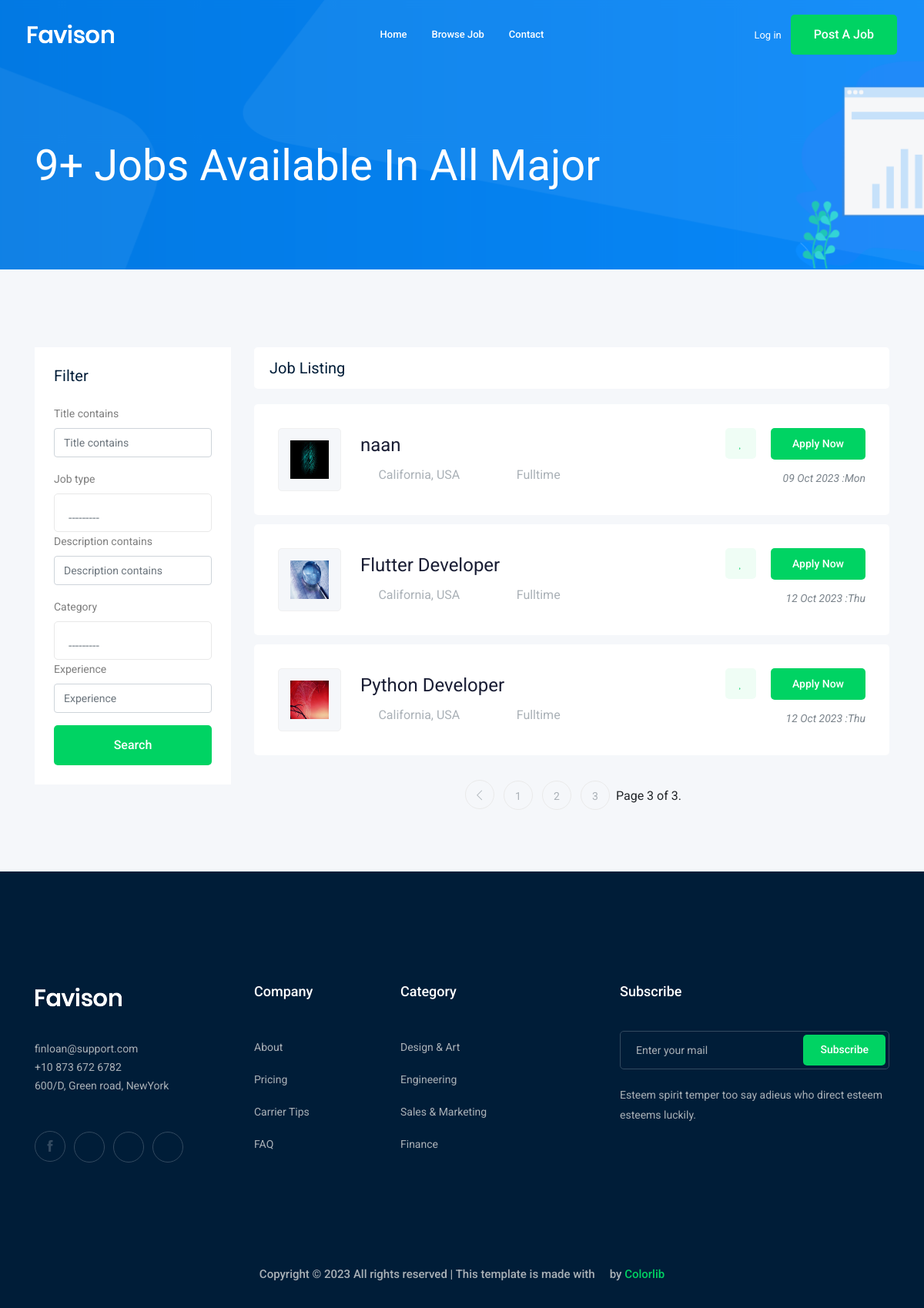
/jobs/?page=3, run on an earlier commit of the app's database.
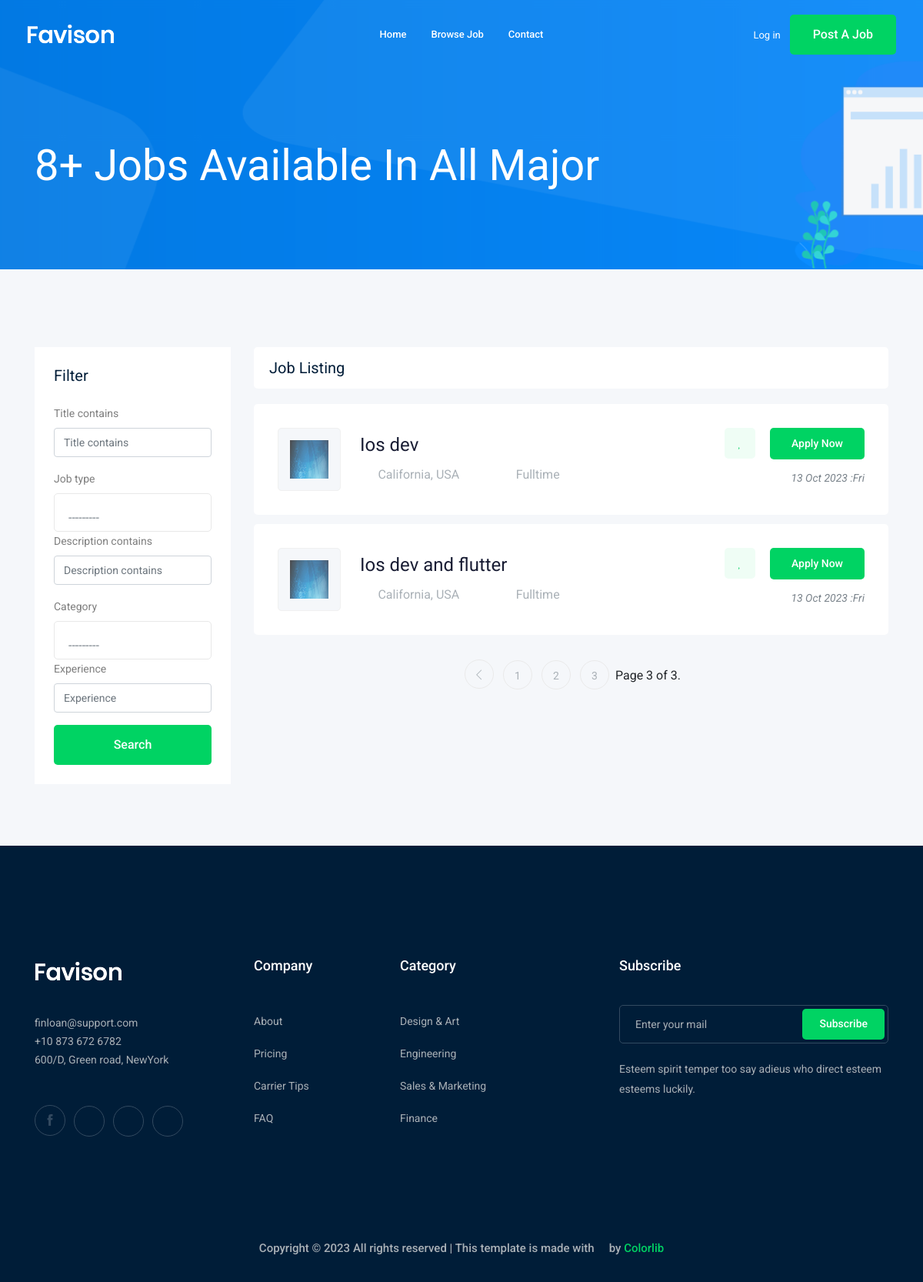
And on a later commit of the database.
### job/models.py (models this page shows, shortened)
class Job(models.Model):
    job_choices = [('Fulltime','Fulltime'),
                    ('Parttime','Parttime'),
    ]
    owner = models.ForeignKey(User,related_name="job_owner",on_delete=models.CASCADE)
    title = models.CharField(max_length=100)
    job_type = models.CharField(max_length=50,choices=job_choices,default='')
    description = models.TextField(max_length=3000,null=True,blank=True)
    published_at = models.DateTimeField(auto_now=True)
    vacancy = models.IntegerField(default=1)
    salary = models.IntegerField(default=0)
    category = models.ForeignKey('Category',on_delete=models.CASCADE)
    experience = models.IntegerField(default=1)
    image = models.ImageField(upload_to='jobs/')
    slug = models.SlugField(null=True,blank=True)

### job/views.py (the view)
# urls.py: path('', views.job_list,name='job_list' ),
def job_list(request):
    job_list =Job.objects.all()
    jobs_count = job_list.count()
    myfilter = JobFilter(request.GET, queryset=job_list)
    job_list = myfilter.qs
    paginator = Paginator(job_list, 3)
    page_number = request.GET.get('page')
    page_obj = paginator.get_page(page_number)
    context = {'jobs_count':jobs_count,'jobs':page_obj,'myfilter':myfilter}
    return render(request, 'job/job_list.html',context)

### job/models.py (called while the page is built)
    def __str__(self):
        return str(self.name)

### job/templates/job/job_list.html (shortened to what the changed rows need)
{%extends 'base.html' %}
{% load bootstrap4%}
{% block body%}
<div class="bradcam_area bradcam_bg_1">
    <div class="container">
        <div class="row">
            <div class="col-xl-12">
                <div class="bradcam_text">
                    <h3>{{jobs_count}}+ Jobs Available In all major </h3>
                </div>
            </div>
        </div>
    </div>
</div>
<div class="job_listing_area plus_padding">
    <div class="container">
        <div class="row">
            <div class="col-lg-9">
                <div class="job_lists m-0">
                    <div class="row">
                        {%for job in jobs%}
                        <div class="col-lg-12 col-md-12">
                            <div class="single_jobs white-bg d-flex justify-content-between">
                                <div class="jobs_left d-flex align-items-center">
                                    <div class="thumb">
                                        <img style="width: 50px;height:50px" src="{{job.image.url}}" alt="">
                                    </div>
                                    <div class="jobs_conetent">
                                        <a href="{% url 'jobs:job_detail' job.slug job.id %}">
                                            <h4>{{job.title}}</h4>
                                        </a>
                                        <div class="links_locat d-flex align-items-center">
                                            <div class="location">
                                                <p> <i class="fa fa-map-marker"></i> California, USA</p>
                                            </div>
                                            <div class="location">
                                                <p> <i class="fa fa-clock-o"></i> {{job.job_type}}</p>
                                            </div>
                                        </div>
                                    </div>
                                </div>
                                <div class="jobs_right">
                                    <div class="apply_now">
                                        <a class="heart_mark" href="#"> <i class="fa fa-heart"></i> </a>
                                        <a href="{% url 'jobs:job_detail' job.slug job.id %}" class="boxed-btn3">Apply
                                            Now</a>
                                    </div>
                                    <div class="date">
                                        <p>{{job.published_at|date:'d M o :D'}}</p>
                                    </div>
                                </div>
                            </div>
                        </div>
                        {%endfor%}
                    </div>
                    {% if jobs.has_other_pages %}
                    <div class="row">
                        <div class="col-lg-12">
                            <div class="pagination_wrap">
                                <ul>
                                    {%for i in jobs.paginator.page_range %}
                                    <li><a href="?page={{i}}"><span>{{i}}</span></a></li>
                                    {%endfor%}
                                </ul>
                            </div>
                        </div>
                    </div>
                    {% endif%}
                </div>
            </div>
        </div>
    </div>
</div>
{%endblock body %}

What changed in the data, as far as the page shows it:
no longer on this page (row unchanged): Job: image (picture), title "naan", job_type "Fulltime", published_at "09 Oct 2023 :Mon"
no longer on this page (row unchanged): Job: image (picture), title "Flutter Developer", job_type "Fulltime", published_at "12 Oct 2023 :Thu"
no longer on this page (row edited): Job: image (picture), title "Python Developer", job_type "Fulltime", published_at "12 Oct 2023 :Thu"
added Job: image (picture), title "Ios dev", job_type "Fulltime", published_at "13 Oct 2023 :Fri"
added Job: image (picture), title "Ios dev and flutter", job_type "Fulltime", published_at "13 Oct 2023 :Fri"
Also different on the page:
{{ jobs_count }}: "9" → "8"
